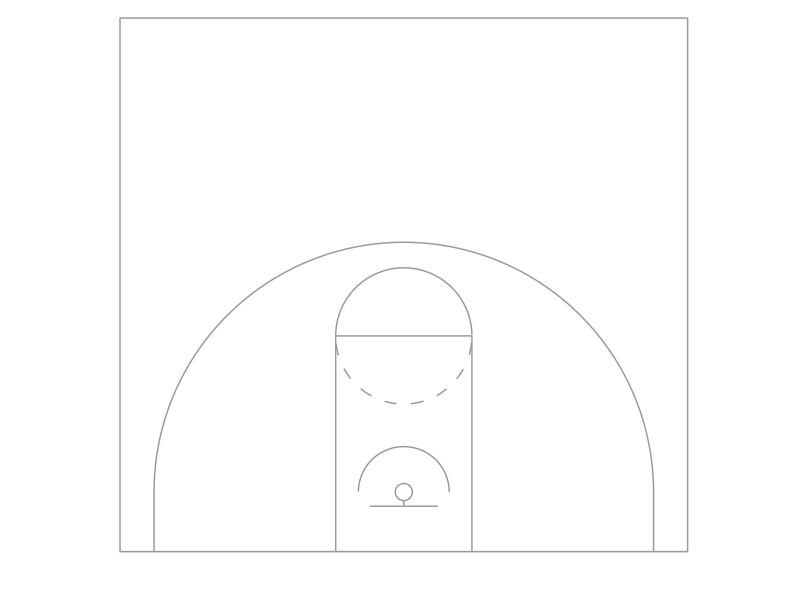

Recreate this plot in R. (Note: this script raises an error after producing the figure.)

# Load Libraries ----------------------------------------------------------
library(dplyr)

# Court Drawing Function --------------------------------------------------
circle_points = function(center = c(0, 0), radius = 1, npoints = 360) {
  angles = seq(0, 2 * pi, length.out = npoints)
  return(dplyr::tibble(x = center[1] + radius * cos(angles),
                       y = center[2] + radius * sin(angles)))
}

# Set parameters of court
width = 50
height = 94 / 2
key_height = 19
inner_key_width = 12
outer_key_width = 12 #16 for NBA
backboard_width = 6
backboard_offset = 4
neck_length = 0.5
hoop_radius = 0.75
hoop_center_y = backboard_offset + neck_length + hoop_radius
three_point_radius = 23.75
three_point_side_radius = 22
three_point_side_height = 14

# Set court theme options
court_themes = list(
  light = list(
    court = 'floralwhite',
    lines = '#999999',
    text = '#222222',
    made = '#00bfc4',
    missed = '#f8766d',
    hex_border_size = 1,
    hex_border_color = "#000000"
  ),
  dark = list(
    court = '#000004',
    lines = '#999999',
    text = '#f0f0f0',
    made = '#00bfc4',
    missed = '#f8766d',
    hex_border_size = 0,
    hex_border_color = "#000000"
  )
)

# Plot court function
plot_court = function(court_theme = court_themes$light, use_short_three = FALSE) {
  if (use_short_three) {
    three_point_radius = 22
    three_point_side_height = 0
  }

  court_points = dplyr::tibble(
    x = c(width / 2, width / 2, -width / 2, -width / 2, width / 2),
    y = c(height, 0, 0, height, height),
    desc = "perimeter"
  )

  court_points = dplyr::bind_rows(court_points, dplyr::tibble(
    x = c(outer_key_width / 2, outer_key_width / 2, -outer_key_width / 2, -outer_key_width / 2),
    y = c(0, key_height, key_height, 0),
    desc = "outer_key"
  ))

  court_points = dplyr::bind_rows(court_points, dplyr::tibble(
    x = c(-backboard_width / 2, backboard_width / 2),
    y = c(backboard_offset, backboard_offset),
    desc = "backboard"
  ))

  court_points = dplyr::bind_rows(court_points, dplyr::tibble(
    x = c(0, 0), y = c(backboard_offset, backboard_offset + neck_length), desc = "neck"
  ))

  foul_circle = circle_points(center = c(0, key_height), radius = inner_key_width / 2)

  foul_circle_top = dplyr::filter(foul_circle, y > key_height) %>%
    dplyr::mutate(desc = "foul_circle_top")

  foul_circle_bottom = dplyr::filter(foul_circle, y < key_height) %>%
    dplyr::mutate(
      angle = atan((y - key_height) / x) * 180 / pi,
      angle_group = floor((angle - 5.625) / 11.25),
      desc = paste0("foul_circle_bottom_", angle_group)
    ) %>%
    dplyr::filter(angle_group %% 2 == 0) %>%
    dplyr::select(x, y, desc)

  hoop = circle_points(center = c(0, hoop_center_y), radius = hoop_radius) %>%
    dplyr::mutate(desc = "hoop")

  restricted = circle_points(center = c(0, hoop_center_y), radius = 4) %>%
    dplyr::filter(y >= hoop_center_y) %>%
    dplyr::mutate(desc = "restricted")

  three_point_circle = circle_points(center = c(0, hoop_center_y), radius = three_point_radius) %>%
    dplyr::filter(y >= three_point_side_height, y >= hoop_center_y)

  three_point_line = dplyr::tibble(
    x = c(three_point_side_radius, three_point_side_radius, three_point_circle$x, -three_point_side_radius, -three_point_side_radius),
    y = c(0, three_point_side_height, three_point_circle$y, three_point_side_height, 0),
    desc = "three_point_line"
  )

  court_points = dplyr::bind_rows(court_points, foul_circle_top, foul_circle_bottom,
                                  hoop, restricted, three_point_line) %>%
    dplyr::mutate(x = 25 + x)

  ggplot2::ggplot() +
    ggplot2::geom_path(data = court_points,
                       ggplot2::aes(x = x, y = y, group = desc),
                       color = court_theme$lines) +
    ggplot2::coord_fixed(ylim = c(0, 45), xlim = c(0, 50)) +
    ggplot2::theme_minimal(base_size = 22) +
    ggplot2::theme(text = ggplot2::element_text(color = court_theme$text),
                   axis.line = ggplot2::element_blank(),
                   axis.text = ggplot2::element_blank(),
                   axis.ticks = ggplot2::element_blank(),
                   axis.title = ggplot2::element_blank(),
                   plot.background = ggplot2::element_rect(fill = court_theme$court, color = court_theme$court),
                   panel.background = ggplot2::element_rect(fill = court_theme$court, color = court_theme$court),
                   panel.grid = ggplot2::element_blank(),
                   plot.title = ggplot2::element_text(face = "bold", hjust = 0.5, size = 30/ggplot2::.pt, margin = ggplot2::margin(0, 0, 5, 0)),
                   plot.subtitle = ggplot2::element_text(face = "italic", hjust = 0.5, size = 24/ggplot2::.pt),
                   plot.caption = ggplot2::element_text(face = "italic", size = 20/ggplot2::.pt, margin = ggplot2::margin(0, 0, 0, 0)))
}

# Empty court
base_court <- plot_court(court_theme = court_themes$light, use_short_three = T) +
  ggplot2::theme(panel.background = ggplot2::element_blank(),
                 plot.background = ggplot2::element_blank())
#plot_court(court_theme = court_themes$dark, use_short_three = T)

rm(list = setdiff(ls(), "base_court"))

saveRDS(base_court, "data/base_court.rds")
